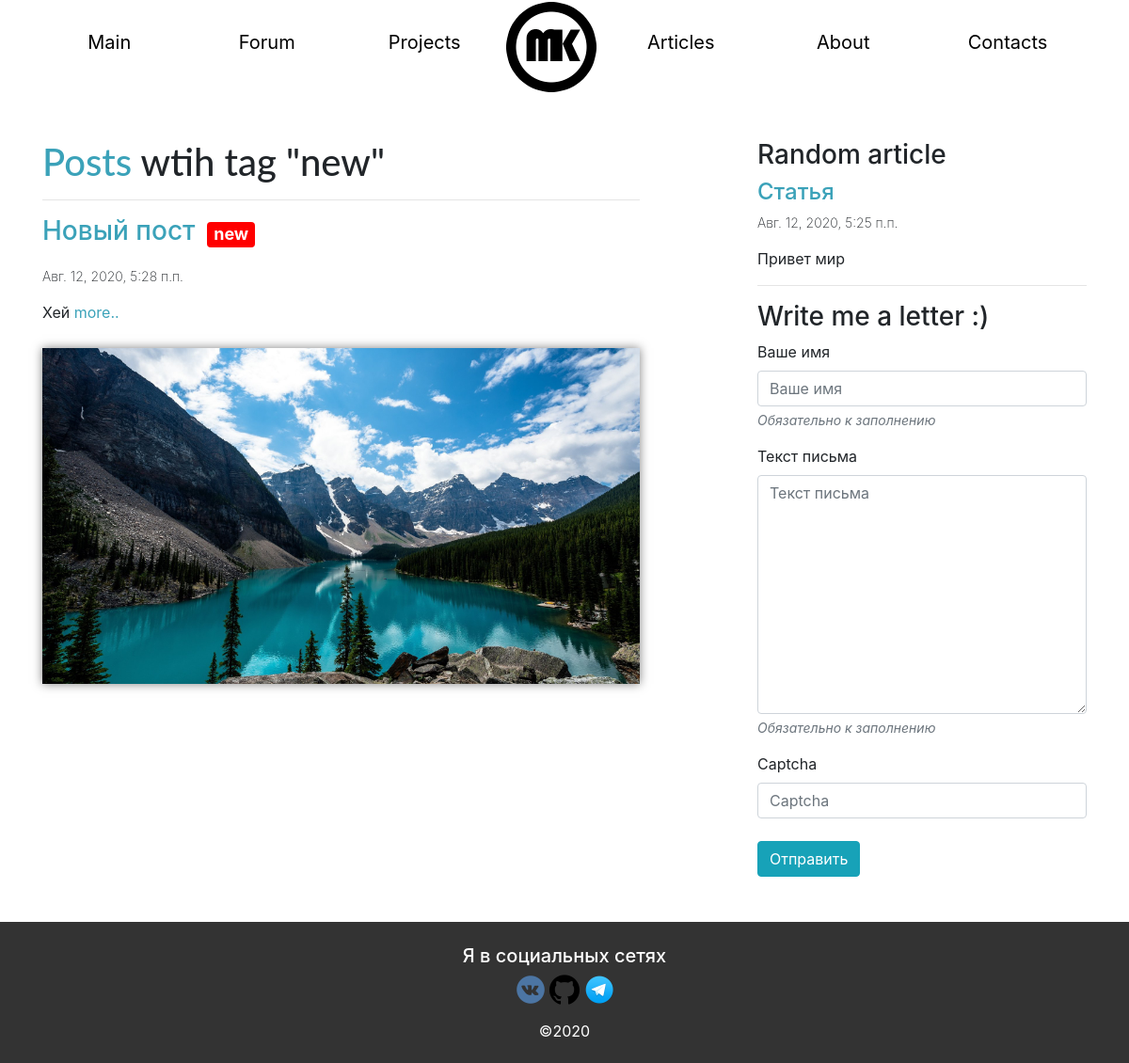
The app's page /with_tag/1 with its own data.
### main/models.py (models this page shows, shortened)
class Tag(models.Model):
	colors = (
		('RED', 'red'),
		('DEFAULT', '#3ba2b9'),
		('YELLOW', 'yellow'),
		('GREEN', 'green'),
		('GRAY', 'gray')
		)
	name = models.CharField(max_length=30, db_index=True, verbose_name='Название тэга')
	color = models.CharField(max_length=30, db_index=True, choices=colors, default='#3ba2b9', verbose_name='Цвет тэга')
	def __str__(self):
		return f'{self.name}'
	class Meta:
		verbose_name='Тэг'
		verbose_name_plural = 'Тэги'

class Post(models.Model):
	title = models.CharField(max_length=100, db_index=True, verbose_name='Название поста')
	description = models.TextField(max_length=2000,blank=True, verbose_name='Краткое описание поста')
	content = RichTextField(max_length=2000, verbose_name='Текст поста')
	date_pub = models.DateTimeField(auto_now_add=True, db_index=True, verbose_name='Дата публикации поста')
	image = models.ImageField(blank=True, upload_to=get_timestamp_path,  verbose_name='Изображение')
	tags = models.ManyToManyField('Tag', blank=True, related_name='posts')
	class Meta:
		verbose_name='Пост'
		verbose_name_plural='Посты'
		ordering = ['-date_pub']

class Article(models.Model):
	title = models.CharField(max_length=150, db_index=True, verbose_name='Название статьи')
	description = models.TextField(max_length=2000, db_index=True, verbose_name='Краткое описание статьи')
	content = RichTextField(blank=True, db_index=True, verbose_name='Текст статьи')
	date_pub = models.DateTimeField(auto_now_add=True, verbose_name='Дата публикации')
	class Meta:
		verbose_name='Статья'
		verbose_name_plural='Статьи'
		ordering = ['-date_pub']

### main/views.py (the view)
# urls.py: path('with_tag/<int:id_tag>', by_tag, name='by_tag_name'),
def by_tag(request, id_tag):
	if request.method == 'POST':
		contacts(request=request)
	posts = Tag.objects.filter(pk=id_tag).first().posts.all()
	form_contact = FeedbackForm()
	rnd_article = Article.objects.get(pk=random.randint(1, Article.objects.count()))
	paginator = Paginator(posts, 3)
	page_number = request.GET.get('page', default=1)
	page = paginator.get_page(page_number)
	is_paginated = page.has_other_pages()
	prev_url = '?page={}'.format(page.previous_page_number()) if page.has_previous() else ''
	next_url = '?page={}'.format(page.next_page_number()) if page.has_next() else ''
	context = {'page_object': page,
			 'is_paginated': is_paginated,
			 'next_url':next_url,
			 'prev_url':prev_url,
		     'page': page,
		     'rnd_article':rnd_article,
		     'form_contact': form_contact,
		     }
	context['posts'] = posts
	context['tag_'] = Tag.objects.filter(pk=id_tag).first()
	return render(request, 'main/by_tag.html', context)

### main/forms.py
class FeedbackForm(forms.ModelForm):
	captcha = CaptchaField(label='Введите текст с картинки',
							error_messages={'invalid': 'Wrong captcha'})
	class Meta:
		model = Feedback
		fields = "__all__"

### main/templates/main/by_tag.html (shortened to what this page needs)
{% extends "layout/basic.html" %}
{% load bootstrap4 %}
{% load static %}
{% block content %}
	<div class="row mt-5">
		<div class="col-md-7" >
			<h1 class="align-center"><a class="links" href="{% url 'main:index_name'%}">Posts</a> wtih tag "{{ tag_ }}"</h1>
			{% for post in page_object.object_list %}
				<div class="mb-5" >
					<hr>
					<div class="accordion" id="accordionExample">
						<h3 class="mr-2" style="display:inline-block"><a style="color: #3ba2b9;" class="links" type="button" data-toggle="collapse" data-target="#collapse{{ post.pk }}" aria-expanded="true" aria-controls="collapse{{ post.pk }}">
							{{ post.title|safe }}
						</a></h3>
						{% for tag in post.tags.all %}
						<a href="{% url 'main:by_tag_name' id_tag=tag.pk %}"><h4 style="display:inline-block; margin-bottom:20px;"><span style="background-color:{{ tag.color }};" class="badge badge-info">{{ tag.name }}</span></h4></a>
					{% endfor %}
					</div>
					<p class="date_pub">{{ post.date_pub }}</p>
					<p class="mt-3">{{ post.description|safe }} <a style="color: #3ba2b9;" class="links" type="button" data-toggle="collapse" data-target="#collapse{{ post.pk }}" aria-expanded="true" aria-controls="collapse{{ post.pk }}">
							more..</a></p>
					{% if post.image %}
						<img src="{{ post.image.url }}" class="posts_image">
					{% endif %}
				</div>
			{% endfor %}
		</div>
		<div class="col-md-4 offset-md-1">
			<h3>Random article</h3>
			{% if rnd_article %}
				<h4><a class="links" href="{% url 'main:article_detail_name' pk=rnd_article.pk %}">{{ rnd_article.title }}</a></h2>
				<p class="date_pub">{{ rnd_article.date_pub }}</p>
				<p class="mt-3">{{ rnd_article.description }}</p>
			{% endif %}
			<hr>
			<div class="sticky-top">
				<h3>Write me a letter :)</h3>
				<form method="post">
					{% bootstrap_field form_contact.name placeholder=''%}
					{% bootstrap_field form_contact.body placeholder=''%}
					{% bootstrap_field form_contact.captcha form_group_class='new' placeholder=''%}
					<div class="mt-4">
						{% bootstrap_button button_class='btn btn-info' content='Отправить' button_type='submit' %}
					</div>
				</form>
			</div>
		</div>
	</div>
{% endblock content %}

### main/static/style.css (style rules this page uses)
.date_pub { font-size: 14px; font-weight: 200; }
h1 { font-family: Lato, sans-serif; }
a.links { text-decoration: none; color: #3ba2b9; background-image: linear-gradient(currentColor, currentColor); background-position: 0% 100%; background-repeat: no-repeat; background-size: 0% 2px; transition: color .2s, background-size .4s ; -moz-user-select: none; -khtml-user-select: none; -webkit-user-select: none; user-select: none; }
.posts_image { margin-top: 10px; max-width: 100%; height: auto; box-shadow: 0 0 10px rgba(0,0,0,0.5); }

### records on screen
Tag: name "new"
Post: title "Новый пост", date_pub "Авг. 12, 2020, 5:28 п.п.", description "Хей", image (picture)
Article: title "Статья", date_pub "Авг. 12, 2020, 5:25 п.п.", description "Привет мир"
